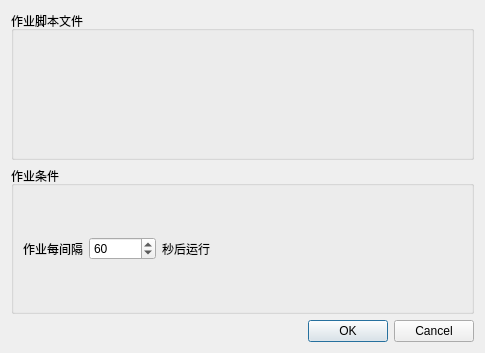
<?xml version="1.0" encoding="UTF-8"?>
<ui version="4.0">
 <class>DialogNewjobPerTime</class>
 <widget class="QDialog" name="DialogNewjobPerTime">
  <property name="geometry">
   <rect>
    <x>0</x>
    <y>0</y>
    <width>485</width>
    <height>353</height>
   </rect>
  </property>
  <property name="windowTitle">
   <string>创建周期性作业</string>
  </property>
  <layout class="QVBoxLayout" name="verticalLayout">
   <item>
    <widget class="QGroupBox" name="groupBoxJobFile">
     <property name="title">
      <string>作业脚本文件</string>
     </property>
     <layout class="QHBoxLayout" name="horizontalLayout">
      <item>
       <layout class="QGridLayout" name="gridLayoutJobFile"/>
      </item>
     </layout>
    </widget>
   </item>
   <item>
    <widget class="QGroupBox" name="groupBoxCondition">
     <property name="title">
      <string>作业条件</string>
     </property>
     <layout class="QHBoxLayout" name="horizontalLayout_2">
      <item>
       <widget class="QLabel" name="label_1">
        <property name="text">
         <string>作业每间隔</string>
        </property>
       </widget>
      </item>
      <item>
       <widget class="QSpinBox" name="spinBoxSecond">
        <property name="maximum">
         <number>999999999</number>
        </property>
        <property name="value">
         <number>60</number>
        </property>
       </widget>
      </item>
      <item>
       <widget class="QLabel" name="label_2">
        <property name="text">
         <string>秒后运行</string>
        </property>
       </widget>
      </item>
      <item>
       <spacer name="horizontalSpacer">
        <property name="orientation">
         <enum>Qt::Horizontal</enum>
        </property>
        <property name="sizeHint" stdset="0">
         <size>
          <width>40</width>
          <height>20</height>
         </size>
        </property>
       </spacer>
      </item>
     </layout>
    </widget>
   </item>
   <item>
    <widget class="QDialogButtonBox" name="buttonBox">
     <property name="orientation">
      <enum>Qt::Horizontal</enum>
     </property>
     <property name="standardButtons">
      <set>QDialogButtonBox::Cancel|QDialogButtonBox::Ok</set>
     </property>
    </widget>
   </item>
  </layout>
 </widget>
 <resources/>
 <connections/>
</ui>
